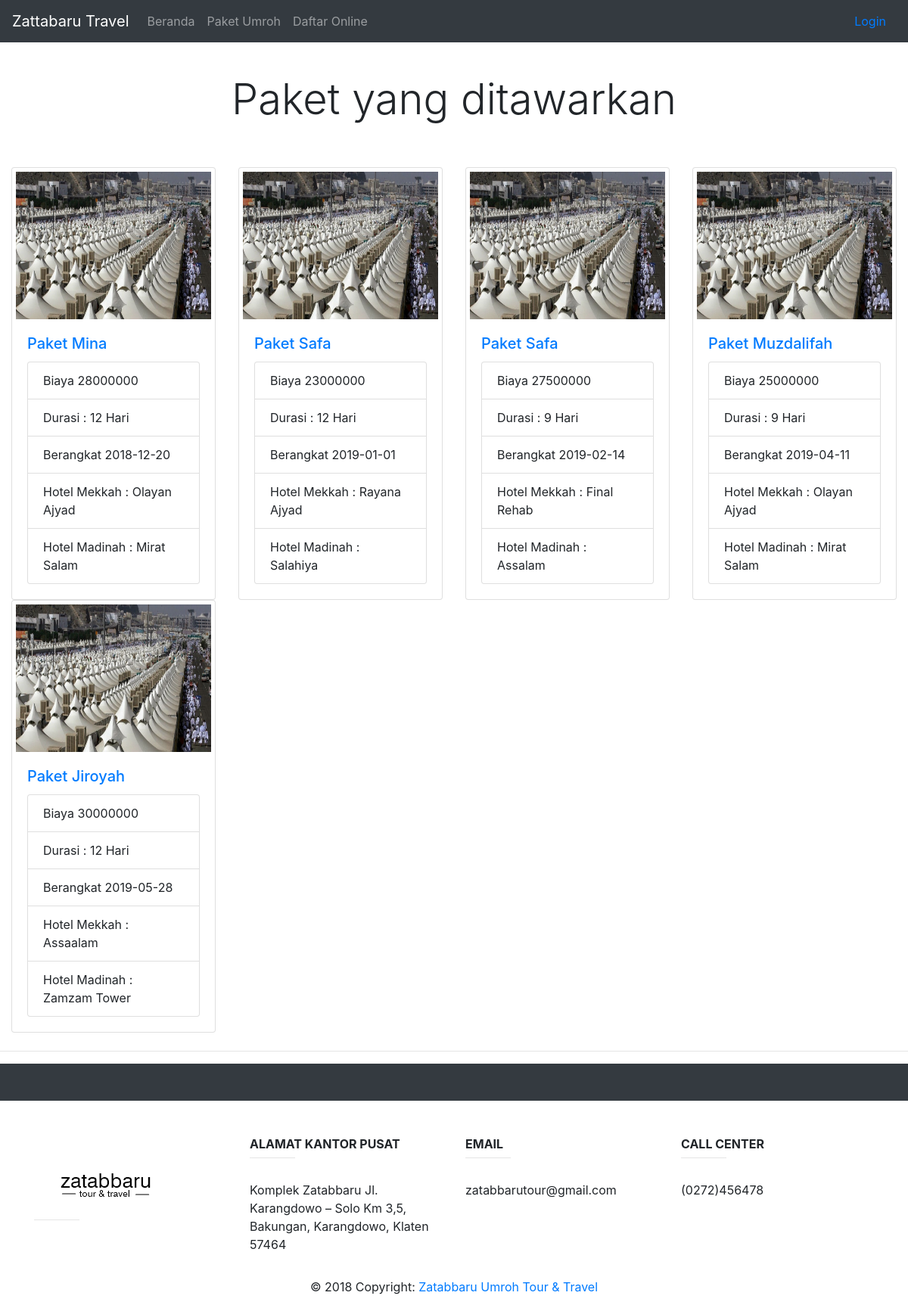
/paket.php, run on the app's committed database.
### tables this page shows
CREATE TABLE `data_paket` (
  `id_paket` varchar(5) NOT NULL,
  `nama_paket` varchar(25) NOT NULL,
  `durasi` varchar(10) NOT NULL,
  `keberangkatan` date NOT NULL,
  `hotel_mekkah` varchar(25) NOT NULL,
  `hotel_madinah` varchar(25) NOT NULL,
  `biaya` int(11) NOT NULL
);

### paket.php (the view, shortened to what this page needs)
<?php
	include_once 'view/topnavbar.php';
?>
<div class="container-fluid" style="margin-top: 50px">
		<div class="row text-center">
			<div class="col-12">
				<br><br>
				<h1 class="display-4">Paket yang ditawarkan</h1>
				<br><br>
			</div>
		</div>
	</div>
<div class="container-fluid">
<div class="row">
<?php
include "koneksi.php";
$query = "SELECT * FROM data_paket";
$sql= mysqli_query($koneksi, $query);
while ($data = mysqli_fetch_array($sql)){
 ?>
	<div class="col-3">
	  <div class="card f-beranda">
	    <img class="card-img-top image-card" src="img/mina.jpg" alt="Card image cap" height="200px">
	    <div class="card-body">
	     <a href="daftar.php"> <h5 class="card-title"><?php echo $data['nama_paket']; ?></h5></a>
	      <ul class="list-group">
			  <li class="list-group-item">Biaya <?php echo $data['biaya']; ?></li>
			  <li class="list-group-item">Durasi : <?php echo $data['durasi']; ?></li>
			  <li class="list-group-item">Berangkat <?php echo $data['keberangkatan']; ?></li>
			  <li class="list-group-item">Hotel Mekkah : <?php echo $data['hotel_mekkah']; ?></li>
			  <li class="list-group-item">Hotel Madinah : <?php echo $data['hotel_madinah']; ?></li>
			</ul>
	    </div>
	  </div>
	</div>
<?php } ?>
</div>
</div>
<div class="container-fluid">
	<div class="row text-center">
		<div class="col-12">
		</div>
	</div>
</div>
<hr>
<footer class="page-footer font-small unique-color-dark">
    <div style="background-color: #343a40;">
      <div class="container">
        <div class="row py-4 d-flex align-items-center">
          <div class="col-md-6 col-lg-5 text-center text-md-left mb-4 mb-md-0">
          </div>
          </div>
      </div>
   </div>
    <div class="container text-center text-md-left mt-5">
      <div class="row">
        <div class="col-sm">
          <h1 style="margin-top:30px;"><img src="img/logo.png"></a></h1>
          <hr class="deep-purple accent-2 mb-4 mt-0 d-inline-block mx-auto" style="width: 60px;">
        </div>
        <div class="col-sm">
          <h6 class="text-uppercase font-weight-bold">Alamat Kantor Pusat</h6>
          <hr class="deep-purple accent-2 mb-4 mt-0 d-inline-block mx-auto" style="width: 60px;">
           <p>
            Komplek Zatabbaru Jl. Karangdowo – Solo Km 3,5, Bakungan, Karangdowo, Klaten 57464 </p>
        </div>
        <div class="col-sm">
          <h6 class="text-uppercase font-weight-bold">Email</h6>
          <hr class="deep-purple accent-2 mb-4 mt-0 d-inline-block mx-auto" style="width: 60px;">
            <p>zatabbarutour@gmail.com</p>
          </div>
       <div class="col-sm">
          <h6 class="text-uppercase font-weight-bold">Call Center</h6>
          <hr class="deep-purple accent-2 mb-4 mt-0 d-inline-block mx-auto" style="width: 60px;">
          <p>(0272)456478</p>
         </div>
      </div>
    </div>
    <div class="footer-copyright text-center py-3">© 2018 Copyright:
      <a href="beranda.php">Zatabbaru Umroh Tour & Travel</a>
    </div>
</footer>

### view/topnavbar.php (shortened to what this page needs)
<!DOCTYPE html>
<html>
<head>
	<link rel="stylesheet" href="https://stackpath.bootstrapcdn.com/bootstrap/4.1.3/css/bootstrap.min.css">
	<link rel="stylesheet" type="text/css" href="style.css">
</head>
<body>
<header>
		<nav class="navbar fixed-top navbar-expand-lg navbar-dark bg-dark">
		  <a class="navbar-brand" href="#">Zattabaru Travel</a>
		  <div class="collapse navbar-collapse" id="navbarNav">
		    <ul class="navbar-nav mr-auto">
		      <li class="nav-item ">
		        <a class="nav-link" href="beranda.php">Beranda<span class="sr-only">(current)</span></a>
		      </li>
		      <li class="nav-item ">
		        <a class="nav-link" href="paket.php">Paket Umroh<span class="sr-only">(current)</span></a>
		      </li>
		      <li class="nav-item">
		        <a class="nav-link" href="daftar.php">Daftar Online</a>
		      </li>
		    </ul>
		     <a class="btn btn-bd-download" href="admin/index.php">Login</a>
		  </div>
		</nav>
	</header>

### css/style.css (style rules this page uses)
.image-card { max-height: 200px; padding-top: 5px; padding-left: 5px; padding-right: 5px; }
.f-beranda { font-size: 12pt; }

### data on the page
data_paket: nama_paket "Paket Mina", biaya "28000000", durasi "12 Hari", keberangkatan "2018-12-20", hotel_mekkah "Olayan Ajyad", hotel_madinah "Mirat Salam"
data_paket: nama_paket "Paket Safa", biaya "23000000", durasi "12 Hari", keberangkatan "2019-01-01", hotel_mekkah "Rayana Ajyad", hotel_madinah "Salahiya"
data_paket: nama_paket "Paket Safa", biaya "27500000", durasi "9 Hari", keberangkatan "2019-02-14", hotel_mekkah "Final Rehab", hotel_madinah "Assalam"
data_paket: nama_paket "Paket Muzdalifah", biaya "25000000", durasi "9 Hari", keberangkatan "2019-04-11", hotel_mekkah "Olayan Ajyad", hotel_madinah "Mirat Salam"
data_paket: nama_paket "Paket Jiroyah", biaya "30000000", durasi "12 Hari", keberangkatan "2019-05-28", hotel_mekkah "Assaalam", hotel_madinah "Zamzam Tower"
